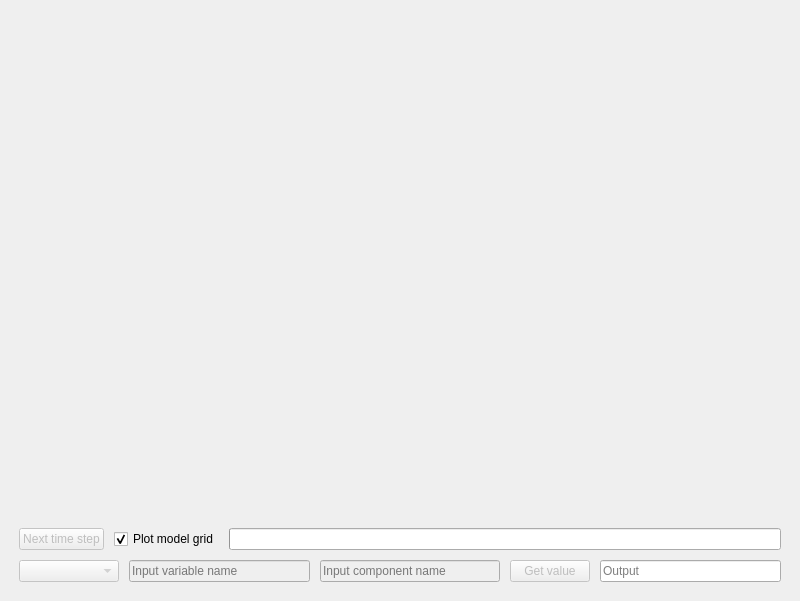
<?xml version="1.0" encoding="UTF-8"?>
<ui version="4.0">
 <class>MainWindow</class>
 <widget class="QMainWindow" name="MainWindow">
  <property name="geometry">
   <rect>
    <x>0</x>
    <y>0</y>
    <width>800</width>
    <height>601</height>
   </rect>
  </property>
  <property name="minimumSize">
   <size>
    <width>800</width>
    <height>601</height>
   </size>
  </property>
  <property name="maximumSize">
   <size>
    <width>800</width>
    <height>601</height>
   </size>
  </property>
  <property name="windowTitle">
   <string>MainWindow</string>
  </property>
  <widget class="QWidget" name="centralwidget">
   <layout class="QVBoxLayout" name="verticalLayout_2">
    <item>
     <layout class="QVBoxLayout" name="verticalLayout">
      <property name="spacing">
       <number>10</number>
      </property>
      <property name="leftMargin">
       <number>10</number>
      </property>
      <property name="topMargin">
       <number>10</number>
      </property>
      <property name="rightMargin">
       <number>10</number>
      </property>
      <property name="bottomMargin">
       <number>10</number>
      </property>
      <item>
       <layout class="QHBoxLayout" name="horizontalLayout_3">
        <item>
         <widget class="PlotWidget" name="graphWidget" native="true"/>
        </item>
       </layout>
      </item>
      <item>
       <layout class="QHBoxLayout" name="horizontalLayout_2">
        <item>
         <widget class="QPushButton" name="btn_continue">
          <property name="enabled">
           <bool>false</bool>
          </property>
          <property name="sizePolicy">
           <sizepolicy hsizetype="Minimum" vsizetype="Fixed">
            <horstretch>0</horstretch>
            <verstretch>0</verstretch>
           </sizepolicy>
          </property>
          <property name="maximumSize">
           <size>
            <width>386</width>
            <height>16777215</height>
           </size>
          </property>
          <property name="text">
           <string>Next time step</string>
          </property>
         </widget>
        </item>
        <item>
         <widget class="QCheckBox" name="box_pltgrid">
          <property name="enabled">
           <bool>true</bool>
          </property>
          <property name="text">
           <string>Plot model grid</string>
          </property>
          <property name="checked">
           <bool>true</bool>
          </property>
         </widget>
        </item>
        <item>
         <widget class="QProgressBar" name="progressBar">
          <property name="enabled">
           <bool>true</bool>
          </property>
          <property name="maximum">
           <number>100</number>
          </property>
          <property name="value">
           <number>-1</number>
          </property>
          <property name="textVisible">
           <bool>false</bool>
          </property>
         </widget>
        </item>
       </layout>
      </item>
      <item>
       <layout class="QHBoxLayout" name="horizontalLayout">
        <item>
         <widget class="QComboBox" name="box_modelname">
          <property name="enabled">
           <bool>false</bool>
          </property>
          <property name="minimumSize">
           <size>
            <width>100</width>
            <height>0</height>
           </size>
          </property>
         </widget>
        </item>
        <item>
         <widget class="QLineEdit" name="widget_input_var_name">
          <property name="enabled">
           <bool>false</bool>
          </property>
          <property name="text">
           <string/>
          </property>
          <property name="placeholderText">
           <string>Input variable name</string>
          </property>
         </widget>
        </item>
        <item>
         <widget class="QLineEdit" name="widget_input_component_name">
          <property name="enabled">
           <bool>false</bool>
          </property>
          <property name="text">
           <string/>
          </property>
          <property name="placeholderText">
           <string>Input component name</string>
          </property>
         </widget>
        </item>
        <item>
         <widget class="QPushButton" name="btn_getval">
          <property name="enabled">
           <bool>false</bool>
          </property>
          <property name="text">
           <string>Get value</string>
          </property>
         </widget>
        </item>
        <item>
         <widget class="QLineEdit" name="widget_output">
          <property name="enabled">
           <bool>true</bool>
          </property>
          <property name="readOnly">
           <bool>true</bool>
          </property>
          <property name="placeholderText">
           <string>Output</string>
          </property>
         </widget>
        </item>
       </layout>
      </item>
     </layout>
    </item>
   </layout>
  </widget>
 </widget>
 <customwidgets>
  <customwidget>
   <class>PlotWidget</class>
   <extends>QWidget</extends>
   <header>pyqtgraph</header>
   <container>1</container>
  </customwidget>
 </customwidgets>
 <resources/>
 <connections/>
</ui>
